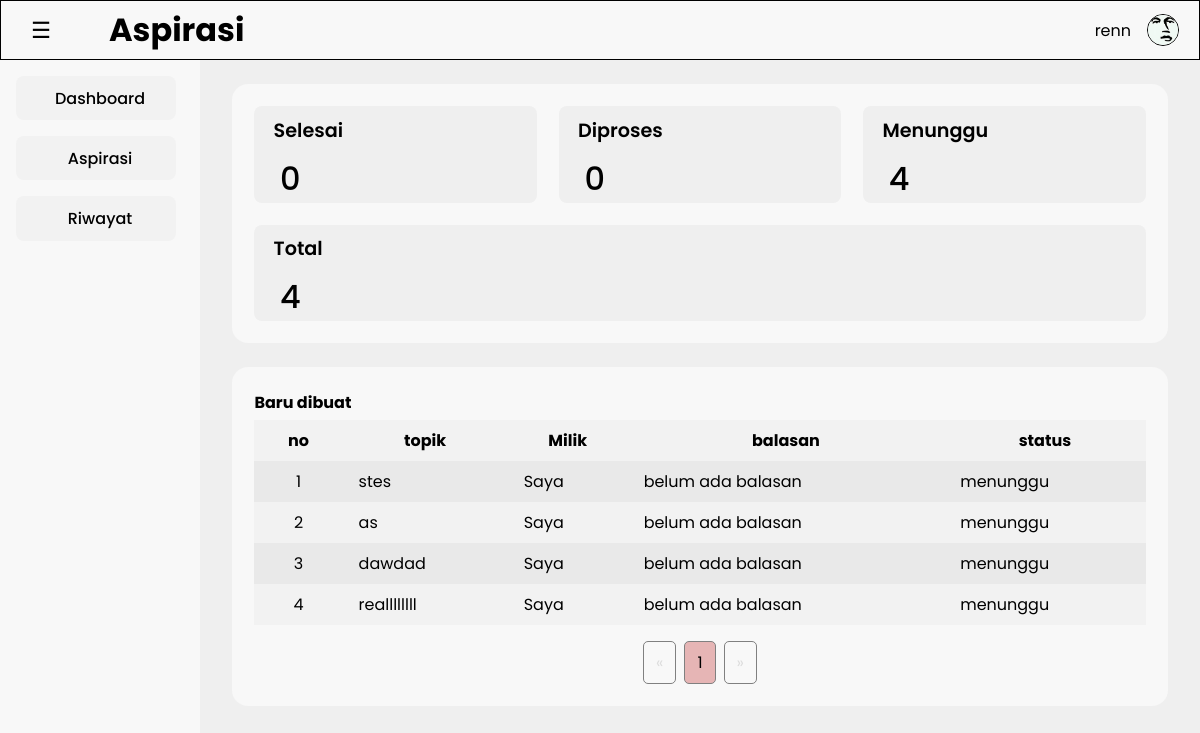
The page /view/user/u_dashboard.php (signed in) on the database as committed earlier.
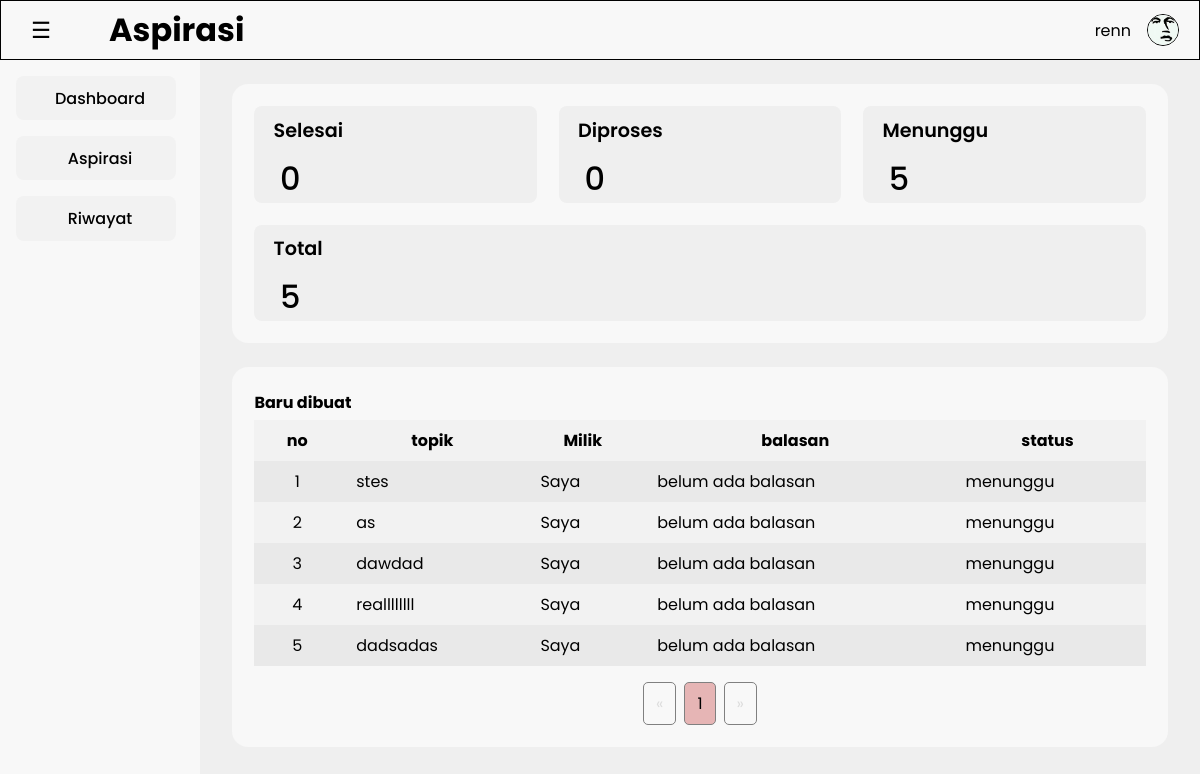
The same page on the database as committed later.
### tables this page shows
CREATE TABLE IF NOT EXISTS `aspirasi` (
  `id_aspirasi` int NOT NULL AUTO_INCREMENT,
  `judul` varchar(20) NOT NULL,
  `id_siswa` int NOT NULL,
  `isi_aspirasi` varchar(100) NOT NULL,
  `status` enum('menunggu','proses','selesai') NOT NULL,
  `id_kategori` int NOT NULL,
  `id_feedback` int NOT NULL,
  `waktu_upload` datetime NOT NULL DEFAULT CURRENT_TIMESTAMP,
  `waktu_update` datetime NOT NULL DEFAULT CURRENT_TIMESTAMP ON UPDATE CURRENT_TIMESTAMP,
  PRIMARY KEY (`id_aspirasi`),
  KEY `kategori-aspirasi_bridge` (`id_kategori`),
  KEY `siswa-aspirasi_bridge` (`id_siswa`),
  KEY `feedback-aspirasi_bridge` (`id_feedback`)
);

CREATE TABLE IF NOT EXISTS `feedback` (
  `id_feedback` int NOT NULL AUTO_INCREMENT,
  `isi_feedback` varchar(100) NOT NULL,
  `id_admin` int NOT NULL,
  `waktu_upload` datetime NOT NULL DEFAULT CURRENT_TIMESTAMP,
  PRIMARY KEY (`id_feedback`),
  KEY `admin-feedback_bridge` (`id_admin`)
);

### model/m_connection.php (called while the page is built, shortened)
<?php
class m_connection{
    private $host = "localhost", $username = "root", $password = "", $database = "ukk_3_putra";
    public function __construct(){
        $this->conn = mysqli_connect(
            $this->host,
            $this->username,
            $this->password,
            $this->database
        );
    }
}
?>

### model/m_aspirasi.php (called while the page is built, shortened)
<?php
include_once "m_logshanlder.php";
include_once "m_connection.php";
class m_aspirasi{
  protected $conn;
  public function __construct(){
    $database = new m_connection();
    $this->conn = $database->conn;
  }
  public function get_data() {
    $sql = "SELECT aspirasi.*, kategori.isi_kategori, siswa.username, feedback.isi_feedback
            FROM aspirasi
            INNER JOIN kategori ON aspirasi.id_kategori = kategori.id_kategori
            INNER JOIN siswa ON aspirasi.id_siswa = siswa.id_siswa
            LEFT JOIN feedback ON aspirasi.id_feedback = feedback.id_feedback";
    $query = mysqli_query($this->conn, $sql);
    if ($query->num_rows > 0) {
      while($data = mysqli_fetch_object($query)){
        $result[] = $data;
      }
      return $result;
      } else {
        echo "ga ada data";
    }
  }
  public function get_data_by_user_id($id_siswa) {
    $sql = "SELECT aspirasi.*, kategori.isi_kategori, siswa.username, feedback.isi_feedback
            FROM aspirasi
            INNER JOIN kategori ON aspirasi.id_kategori = kategori.id_kategori
            INNER JOIN siswa ON aspirasi.id_siswa = siswa.id_siswa
            LEFT JOIN feedback ON aspirasi.id_feedback = feedback.id_feedback
            WHERE aspirasi.id_siswa = '$id_siswa'";
    $query = mysqli_query($this->conn, $sql);
    if ($query->num_rows > 0) {
      while($data = mysqli_fetch_object($query)){
        $result[] = $data;
      }
      return $result;
      } else {
        echo "ga ada data";
    }
  }
  public function count_by_user_id($id_siswa, $status = null){
    if(isset($status)){
      $sql = "SELECT COUNT(*) AS total_aspirasi FROM aspirasi WHERE id_siswa = '$id_siswa' AND `status` = '$status'";
    } else {
      $sql = "SELECT COUNT(*) AS total_aspirasi FROM aspirasi WHERE id_siswa = '$id_siswa'";
    }
    $query = mysqli_query($this->conn, $sql);
    $data = mysqli_fetch_object($query);
    return $data;
  }
}

### model/m_logshanlder.php (called while the page is built, shortened)
<?php
    include_once "m_connection.php";
    class logs_gate{
        public function __construct(){
            $database = new m_connection();
        }
    }
?>

### controller/c_aspirasi.php (called while the page is built)
<?php
include_once __DIR__ . "../../model/m_aspirasi.php";
$aspirasi = new m_aspirasi();
try{
  if(!empty($_GET['action'])){
    if($_GET['action'] != 'delete'){
        $id_aspirasi   = $_POST['id_aspirasi'];
        $judul          = $_POST['judul'];
        $id_siswa       = $_POST['id_siswa'];
        $isi_aspirasi   = $_POST['isi_aspirasi'];
        $id_kategori    = $_POST['kategori'];
        if($_GET['action'] == 'add'){
        $aspirasi->add_data($judul, $id_siswa, $isi_aspirasi, $id_kategori);
      } elseif($_GET['action'] == 'update'){
        $aspirasi->update_data($id_aspirasi, $judul, $id_siswa, $isi_aspirasi, $id_kategori);
      }
    } else{
    }
  } else{
    $data = $aspirasi->get_data();
  }
} catch(Exception $e) {
   echo $e->getMessage();
}
?>

### view/user/u_dashboard.php (the view, shortened to what the changed rows need)
<?php
    include_once "../../controller/c_aspirasi.php";
        $db = new m_aspirasi();
        $total_data = $db->count_by_user_id($_SESSION['id']);
        $total_data_status3 = $db->count_by_user_id($_SESSION['id'], "menunggu");
        $user_data = $db->get_data_by_user_id($_SESSION['id']);
    include("../html/header.php");
?>
</head>
<body>
<?php
    include("../html/navbar.php");
?>
            <section class="container grid grid-template-default">
                <div class="box dash menunggu-aspirasi">
                    <p>Menunggu</p>
                    <div><?= $total_data_status3->total_aspirasi ?></div>
                </div>
                <div class="box dash total-aspirasi">
                    <p>Total</p>
                    <div><?= $total_data->total_aspirasi ?></div>
                </div>
            </section>
            <section class="container">
                <div class="flex ">
                    <table class="flex-grow">
                        <thead>
                            <th>no</th>
                            <th>topik</th>
                            <th>Milik</th>
                            <th>balasan</th>
                            <th>status</th>
                        </thead>
                        <tbody>
                        <?php
                            $no = 1;
                            foreach ($user_data as $result){
                            ?>
                            <tr>
                                <td class="table-number"><?= $no++ ?></td>
                                <td><?= $result->judul ?></td>
                                <td title="<?= $result->username ?>">Saya</td>
                                <td><?= $result->isi_feedback ?></td>
                                <td><?= $result->status ?></td>
                            </tr>
                            <?php
                            }
                            ?>
                        </tbody>
                    </table>
                </div>
            </section>
<?php
    include("../html/footer.php");
?>

Rows that differ between the two databases and show on the page:
added aspirasi: judul "dadsadas", id_feedback.isi_feedback "belum ada balasan", status "menunggu"
Other text that changed with them:
$total_data_status3->total_aspirasi: "4" → "5"
$total_data->total_aspirasi: "4" → "5"
